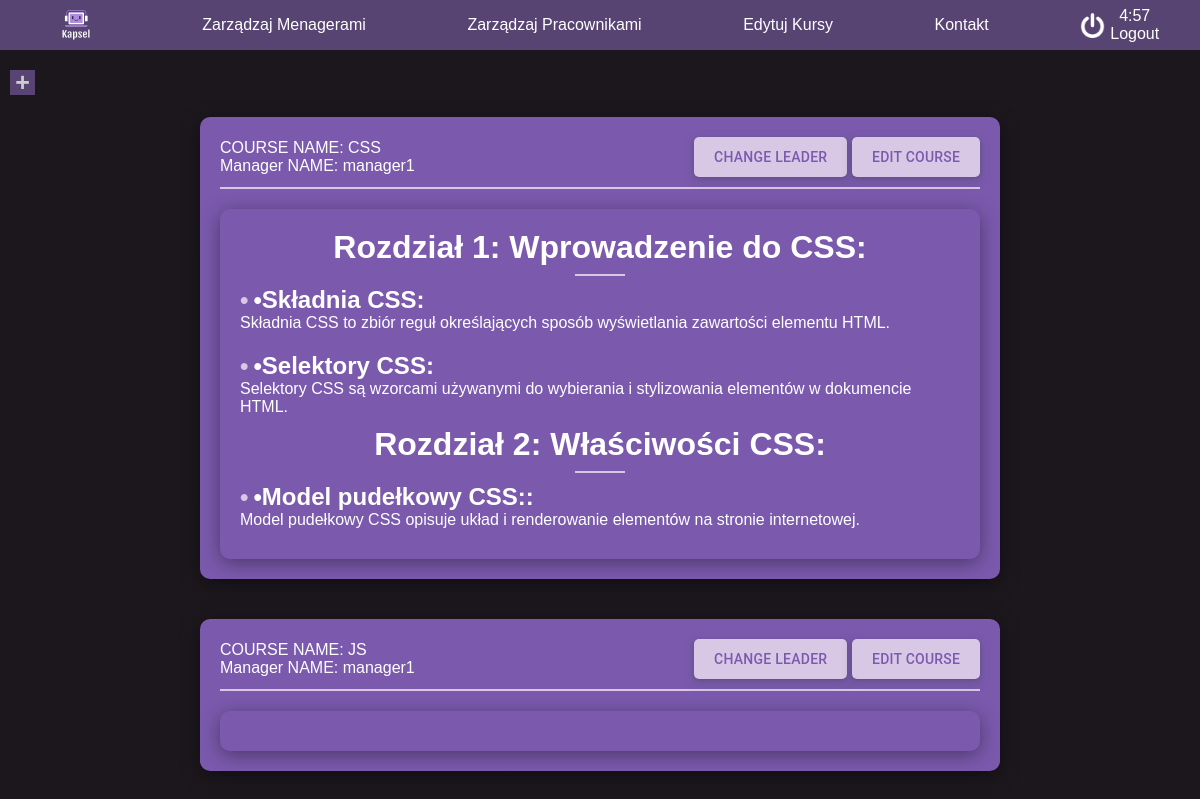
/manageCourses (signed in), run on the app's committed database.
### tables this page shows
CREATE TABLE "users"
(
    id       integer
        primary key autoincrement,
    username text,
    role     text,
    password text,
    team_id  integer
);

CREATE TABLE courses (id INTEGER PRIMARY KEY, name VARCHAR(255), correspondingTeamId INTEGER);

CREATE TABLE courses_chapter (id INTEGER PRIMARY KEY, name VARCHAR(255), correspondingCourseId INTEGER);

CREATE TABLE courses_subsection (id INTEGER PRIMARY KEY, name VARCHAR(255), content VARCHAR(255), correspondingChapterId INTEGER);

### app.py (the view)
@app.route('/manageCourses')
def manage_courses():
    session["localization"] = "manage_courses"
    if not session.get("username"):
        return redirect("/login")
    if session.get("role") != 'admin':
        abort(403)
    cursor.execute("SELECT id, name, correspondingTeamId FROM courses")
    courses = cursor.fetchall()
    cursor.execute("SELECT username, teams.id FROM users INNER JOIN teams on users.id=manager_id WHERE role=='manager'")
    managers = cursor.fetchall()
    cursor.execute("SELECT id, name, correspondingCourseId FROM courses_chapter")
    courses_chapter = cursor.fetchall()
    cursor.execute("SELECT * FROM courses_subsection")
    courses_subsection = cursor.fetchall()
    return render_template('manageCourses.html', courses_subsection=courses_subsection,courses_chapter=courses_chapter,courses=courses, managers=managers, role=session.get("role"))

### templates/manageCourses.html (shortened to what this page needs)
<!DOCTYPE html>
<html lang="pl-PL">
<head id="ctl00_Head1">
    <link rel="stylesheet" href="/static/style/style.css">
    <link rel="stylesheet" href="/static/style/nav.css">
    <link rel="stylesheet" href="/static/style/userMain.css">
    <link rel="stylesheet" href="/static/style/manageCourses.css">
</head>
<body class="CacheDetailsPage">
    {% include 'navbar.html' %}
    <button id="addCourse" onclick="addCourse()"><p class="plas">+</p></button>
    <div class="courseContent">
        {% for i in courses %}
        <div class="courseContainer">
                {% for j in managers %}
                {% if i[2] == j[1] %}
                <div class="courseNav">
                    <div>
                        <p>COURSE NAME: {{ i[1] }}</p>
                        <p>Manager NAME: {{ j[0] }}</p>
                    </div>
                    <div>
                        <a href="" id="changeTeamLeader"><button class="button-17">CHANGE LEADER</button></a>
                        <a  id="changeContent"><button class="button-17" onclick="toggleEdit()">EDIT COURSE</button></a>
                    </div>
                </div>
            {% endif %}
            {% endfor %}
            <div class="courseContent2">
                {% for n in courses_chapter %}
                {% if i[0] == n[2] %}
                 <div>
                    <h1>{{n[1]}}</h1>
                    {% for m in courses_subsection %}
                        {% if m[3] == n[0] %}
                            <h2>•{{m[1]}}</h2><p>{{m[2]}}</p>
                        {% endif %}
                    {% endfor %}
                     </div>
                {% endif %}
                {% endfor %}
            </div>
        </div>
        {% endfor %}
    </div>
</body>
</html>

### static/style/style.css (style rules this page uses)
* { margin:0; padding: 0; box-sizing: border-box; }
html, body { font-family: Helvetica, sans-serif; height: 100%; background-image: linear-gradient(rgba(19,14,20,0.8), rgba(19,14,20,0.8)), url(../icon/new-york-1745089_1920.jpg); background-position: center; background-size: cover; background-attachment: fixed; }
h1 { margin-top: 30px; }

### static/style/nav.css (style rules this page uses)
* { margin:0; padding: 0; box-sizing: border-box; }
a { text-decoration: none; color:var(--white); }

### static/style/manageCourses.css (style rules this page uses)
.courseContent { display: flex; align-items: center; flex-direction: column; }
.courseContent2 { display: flex; flex-direction: column; }
.courseContainer { width:80vw; height: fit-content; background-color: var(--details); border-radius: 20px; margin-top: 20px; height: fit-content; }
#addCourse { margin-top: 70px; margin-left: 10px; width: 25px; height: 25px; font-weight: bold; font-size: 25px; background-color: var(--secbg); color: #ccc; border: none; transition-duration: .3s; }
#addCourse>.plas { transform: translateY(-2px); }
.button-17 { align-items: center; appearance: none; background-color: #fff; border-radius: 24px; border-style: none; box-shadow: rgba(0, 0, 0, .2) 0 3px 5px -1px,rgba(0, 0, 0, .14) 0 6px 10px 0,rgba(0, 0, 0, .12) 0 1px 18px 0; box-sizing: border-box; color: #3c4043; cursor: pointer; display: inline-flex; fill: currentcolor; font-family: "Google Sans",Roboto,Arial,sans-serif; font-size: 14px; font-weight: 500; height: 40px; justify-content: center; letter-spacing: .25px; line-height: normal; max-width: 100%; overflow: visible; padding: 2px 24px; position: relative; text-align: center; text-transform: none; transition: box-shadow 280ms cubic-bezier(.4, 0, .2, 1),opacity 15ms linear 30ms,transform 270ms cubic-bezier(0, 0, .2, 1) 0ms; user-select: none; -webkit-user-select: none; touch-action: manipulation; width: auto; will-change: transform,opacity; z-index: 0; }
.button-17:not(:disabled) { box-shadow: rgba(60, 64, 67, .3) 0 1px 3px 0, rgba(60, 64, 67, .15) 0 4px 8px 3px; }

### static/style/root.css (style rules this page uses)
:root { --bg: #3b2d4c; --white: white; --secbg: #584472; --details: #af8ae2; --dark: #191420; }

### templates/manageCourses.html (style rules this page uses)
body { font-family: Arial, sans-serif; }
.courseContainer { background-color: #7b5aae; color: #fff; padding: 20px; margin: 20px auto; border-radius: 10px; box-shadow: 0px 4px 20px rgba(0, 0, 0, 0.4); max-width: 800px; }
.courseNav { display: flex; justify-content: space-between; align-items: center; border-bottom: 2px solid #d8c8e6; padding-bottom: 10px; margin-bottom: 20px; }
.courseNav p { margin: 0; color: #fff; }
.button-17 { background-color: #d8c8e6; color: #7b5aae; border: none; padding: 10px 20px; border-radius: 5px; cursor: pointer; text-decoration: none; transition: background-color 0.3s; box-shadow: 0px 2px 10px rgba(0, 0, 0, 0.4); }
.courseContent2 { background-color: #7b5aae; color: #fff; padding: 20px; border-radius: 10px; box-shadow: 0px 4px 20px rgba(0, 0, 0, 0.4); }
.courseContent2 h1 { margin-top: 0; color: #fff; text-align: center; position: relative; }
.courseContent2 h1::after { content: ''; position: absolute; left: 50%; bottom: -10px; transform: translateX(-50%); width: 50px; height: 2px; background-color: #d8c8e6; }
.courseContent2 h2 { color: #fff; margin-top: 20px; }
.courseContent2 h2::before { content: '\2022'; margin-right: 5px; color: #d8c8e6; }
.courseContent2 p { color: #fff; }
.courseContent2 div { margin-bottom: 10px; }

### data on the page
courses: name "CSS"
users: username "manager1"
courses_chapter: name "Rozdział 1: Wprowadzenie do CSS:"
courses_subsection: name "Składnia CSS:", content "Składnia CSS to zbiór reguł określających sposób wyświetlania zawartości elementu HTML."
courses_subsection: name "Selektory CSS:", content "Selektory CSS są wzorcami używanymi do wybierania i stylizowania elementów w dokumencie HTML."
courses_chapter: name "Rozdział 2: Właściwości CSS:"
courses_subsection: name "Model pudełkowy CSS::", content "Model pudełkowy CSS opisuje układ i renderowanie elementów na stronie internetowej."
courses: name "JS"
